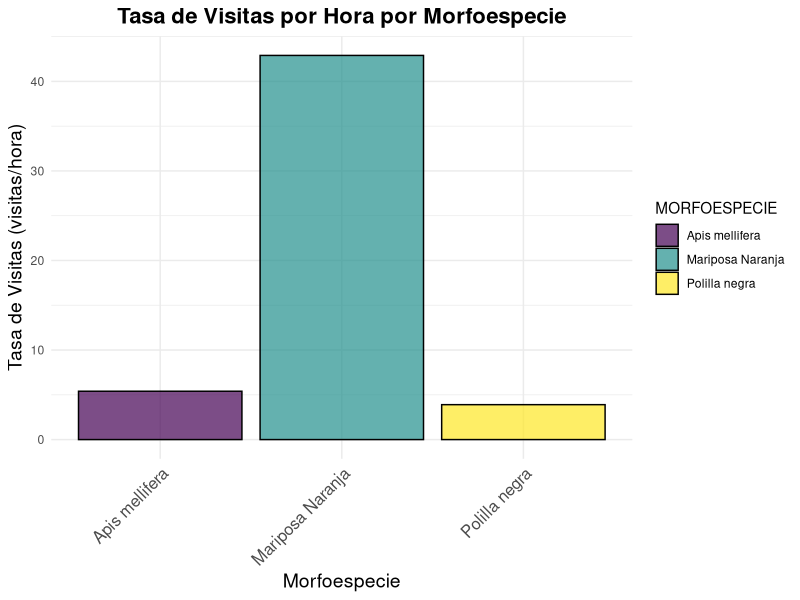
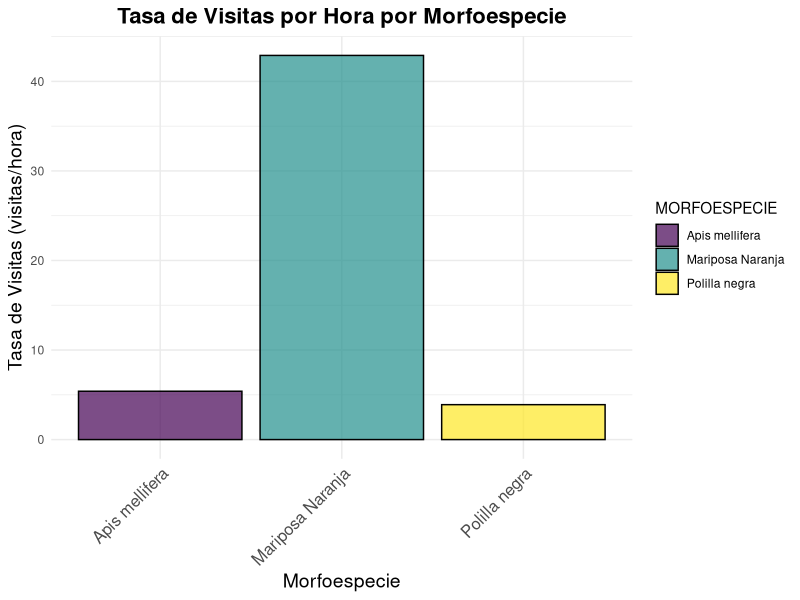

Write the R code that produced these figures, in order.
setwd("/home/cruz/Documentos/UNAM/Ecologia I/Reporte_Campo")

# Cargar las librerías necesarias
library(ggplot2)
library(dplyr)
library(viridis)  # Librería para la paleta de colores viridis

# Cargar los datos
data <- read.csv("Visitadores_florales.csv")

# Verificar los nombres de las columnas
print(colnames(data))

# Asegúrate de que el nombre de la columna sea correcto
if (!"MORFOESPECIE" %in% colnames(data)) {
  stop("La columna 'MORFOESPECIE' no se encontró. Verifica el nombre de la columna en tu archivo.")
}

# Calcular el número total de visitas por morfoespecie
tasa_visitas_data <- data %>%
  group_by(MORFOESPECIE) %>%
  summarise(
    Total_visitas = n(),
    Tasa_visitas_por_hora = Total_visitas / (200 / 60)  # Calcular visitas por hora considerando 200 minutos
  )

# Excluir las morfoespecies con menos de 3 visitas
tasa_visitas_data_filtrada <- tasa_visitas_data %>%
  filter(Total_visitas >= 10)

# Crear un gráfico de barras de las tasas de visitas por hora con la paleta viridis
ggplot(tasa_visitas_data_filtrada, aes(x = MORFOESPECIE, y = Tasa_visitas_por_hora, fill = MORFOESPECIE)) +
  geom_bar(stat = "identity", color = "black", alpha = 0.7) +
  labs(
    title = "Tasa de Visitas por Hora por Morfoespecie",
    x = "Morfoespecie",
    y = "Tasa de Visitas (visitas/hora)"
  ) +
  theme_minimal() +
  theme(
    plot.title = element_text(size = 16, face = "bold", hjust = 0.5),
    axis.text.x = element_text(angle = 45, hjust = 1, size = 12),
    axis.title = element_text(size = 14)
  ) +
  scale_fill_viridis_d()  # Usar la paleta viridis

# Guardar el gráfico de barras
ggsave("barras_tasa_visitas_por_hora_filtrada.png", dpi = 600, width = 10, height = 6)
